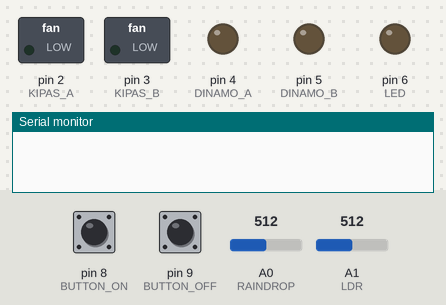
Simulated run of this sketch. Board: Arduino Uno, built with avr-gcc and run on an emulated ATmega328P. On the bench: switched loads named in the sketch (green lamp = pin HIGH), output pins drawn as LEDs (lit = HIGH), the last lines printed to the serial monitor. Dashed ring = blinking. The inputs (shaded band) are chosen by the test bench; at power-on: pin 8 (BUTTON_ON) HIGH, A1 (LDR) = 512, A0 (RAINDROP) = 512, pin 9 (BUTTON_OFF) HIGH.

Above: at 1.2 s.
1.3 s: pin 8 (BUTTON_ON) pulled LOW for 0.15 s
At 2.7 s:
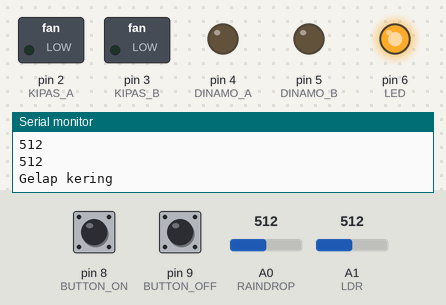
3.5 s: A1 (LDR) set to 1010
5.5 s: A0 (RAINDROP) set to 409
7.2 s: A0 (RAINDROP) set to 386
At 8.6 s:
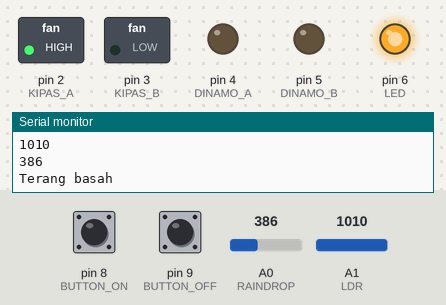
9.5 s: pin 8 (BUTTON_ON) pulled LOW for 3.2 s
At 13.5 s:
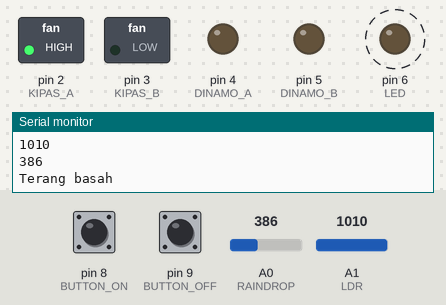
15.7 s: pin 8 (BUTTON_ON) pulled LOW for 1 s
At 16.7 s:
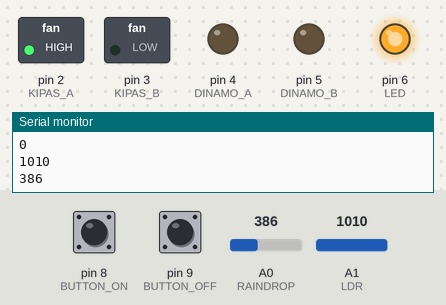
Timing chart, 0 to 18.7 s (numbered marks = the images above; inputs shaded):
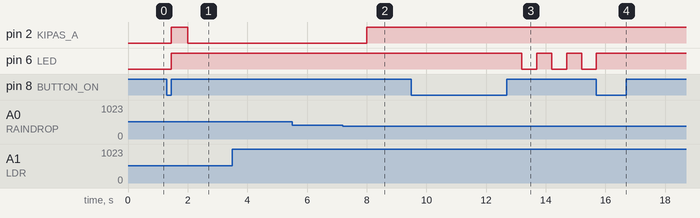

Measured:
- the behaviour switches between 400 and 399 on A0 (RAINDROP) (found by bisection; images 1 and 2)
- after the input at 1.3 s, pin 2 (KIPAS_A): LOW → HIGH after 0.15 s, → LOW 0.55 s later; pin 6 (LED): LOW → HIGH after 0.15 s
- after the input at 7.2 s, pin 2 (KIPAS_A): LOW → HIGH after 0.81 s
- after the input at 9.5 s, pin 6 (LED): alternates HIGH for 0.50 s and LOW for 0.50 s, starting after 3.7 s
- after the input at 15.7 s, pin 6 (LED): LOW → HIGH at once

The sketch:

main.ino
```cpp
#define KIPAS_A 2
#define KIPAS_B 3
#define DINAMO_A 4
#define DINAMO_B 5
#define LED 6
#define BUTTON_ON 8
#define BUTTON_OFF 9
#define RAINDROP A0
#define LDR A1
#define POTENTIO A2

int LDR_THRESHOLD = 1000; // Nilai threshold untuk sensor LDR
const int RAIN_THRESHOLD = 400; // Nilai threshold untuk sensor raindrop
const int BUTTON_PRESS_TIME = 3000; // Waktu minimum untuk masuk ke mode konfigurasi LDR
const int SENSOR_READ_INTERVAL = 2000; // Interval membaca sensor

int state = 0;
int lastSensorReadTime = 0;
int lastCondition = 0;
int currentCondition = 0;
int position = 0;
byte speed = 15; // Kecepatan motor

int ldrValue = 0;
int raindropValue = 0;

void checkCondition();
void turnOffMachine();
void configureLDRThreshold();

void setup() {
    pinMode(DINAMO_A, OUTPUT);
    pinMode(DINAMO_B, OUTPUT);
    pinMode(KIPAS_A, OUTPUT);
    pinMode(KIPAS_B, OUTPUT);
    pinMode(LED, OUTPUT);
    pinMode(BUTTON_ON, INPUT_PULLUP);
    pinMode(BUTTON_OFF, INPUT_PULLUP);
    pinMode(LDR, INPUT);
    pinMode(RAINDROP, INPUT);
    pinMode(POTENTIO, INPUT);

    Serial.begin(9600);
}

void loop() {
  int buttonOnState = digitalRead(BUTTON_ON);
  int buttonOffState = digitalRead(BUTTON_OFF);

  if (buttonOffState == LOW) {
    turnOffMachine();
    state = 0;
  }

  if (buttonOnState == LOW) {
    unsigned long buttonPressStartTime = millis();

    while (digitalRead(BUTTON_ON) == LOW); // Tunggu tombol dilepaskan

    unsigned long buttonReleaseTime = millis();
    if (buttonReleaseTime - buttonPressStartTime >= BUTTON_PRESS_TIME) {
      configureLDRThreshold(); // Masuk ke mode konfigurasi jika tombol ditekan lebih dari 3 detik
    } else {
      state = 1; // Tetap di mode operasional
    }
  }

  if (state == 1) {
    checkCondition();
  }
}

void checkCondition() {
  digitalWrite(LED, HIGH); // Menyalakan LED untuk menunjukkan mesin beroperasi

  // Membaca sensor pada interval yang ditentukan
  unsigned long currentTime = millis();
  if ((currentTime - lastSensorReadTime) > SENSOR_READ_INTERVAL) {
    lastSensorReadTime = currentTime;
    raindropValue = analogRead(RAINDROP);
    ldrValue = analogRead(LDR);
    Serial.println(ldrValue);
    Serial.println(raindropValue);
  }

  // Menentukan kondisi saat ini berdasarkan nilai sensor
  if (ldrValue > LDR_THRESHOLD && raindropValue > RAIN_THRESHOLD) currentCondition = 1; // Terang dan kering
  else if (ldrValue < LDR_THRESHOLD && raindropValue < RAIN_THRESHOLD) currentCondition = 2; // Gelap dan basah
  else if (ldrValue > LDR_THRESHOLD && raindropValue < RAIN_THRESHOLD) currentCondition = 3; // Terang dan basah
  else if (ldrValue < LDR_THRESHOLD && raindropValue > RAIN_THRESHOLD) currentCondition = 4; // Gelap dan kering

  // Update sistem jika kondisi telah berubah
  if (lastCondition != currentCondition) {
    lastCondition = currentCondition;
    handleConditionChange();
  }
}

void handleConditionChange() {
  switch (currentCondition) {
    case 1:
      Serial.println("Terang kering");
      if (position == 0) {
        startMachine();
        position = 1;
      }
      stopMachine();
      break;

    case 2:
      Serial.println("Gelap basah");
      if (position == 1) {
        startMachine();
        position = 0;
      }
      activateFan();
      stopMachine();
      break;

    case 3:
      Serial.println("Terang basah");
      if (position == 1) {
        startMachine();
        position = 0;
      }
      activateFan();
      stopMachine();
      break;

    case 4:
      Serial.println("Gelap kering");
      if (position == 1) {
        startMachine();
        position = 0;
      }
      stopFan();
      stopMachine();
      break;
  }
}

void startMachine() {
  digitalWrite(DINAMO_A, speed);
  digitalWrite(DINAMO_B, 0);
}

void stopMachine() {
  digitalWrite(DINAMO_A, 0);
  digitalWrite(DINAMO_B, 0);
  delay(150);
}

void activateFan() {
  digitalWrite(KIPAS_A, HIGH);
  digitalWrite(KIPAS_B, LOW);
}

void stopFan() {
  digitalWrite(KIPAS_A, LOW);
  digitalWrite(KIPAS_B, LOW);
}

void turnOffMachine() {
  digitalWrite(LED, LOW);
  lastCondition = 0;
  if (position == 1) {
    startMachine();
    position = 0;
  }
  stopFan();
  stopMachine();
}

void configureLDRThreshold() {
  for (int i = 0; i < 3; i++) {
    blinkLED();
  }

  int buttonState = HIGH;
  while (buttonState == HIGH) {
    int potentiometerValue = analogRead(POTENTIO);
    Serial.println(potentiometerValue);
    LDR_THRESHOLD = map(potentiometerValue, 0, 1023, 0, 1023);
    buttonState = digitalRead(BUTTON_ON);
    Serial.println(buttonState);
  }
}

void blinkLED() {
  digitalWrite(LED, HIGH);
  delay(500);
  digitalWrite(LED, LOW);
  delay(500);
}
```
